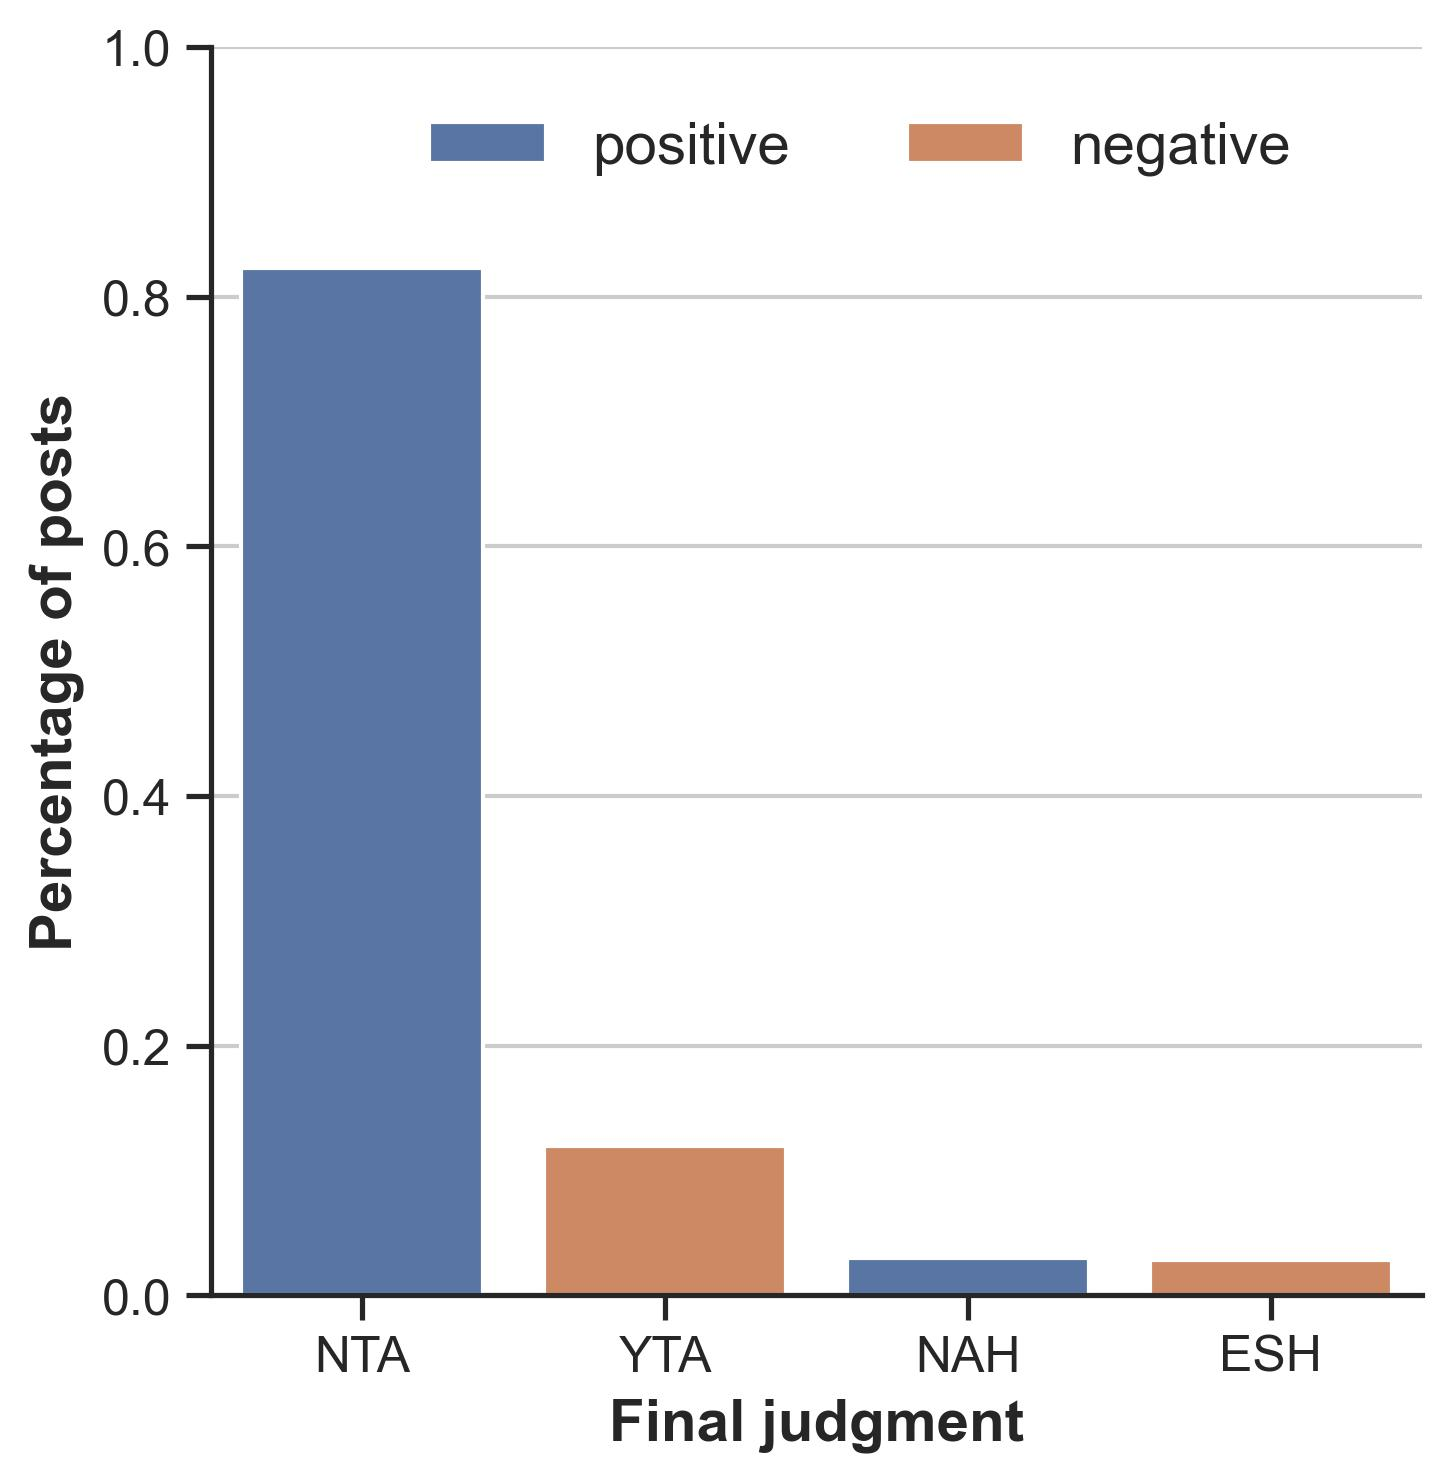

Source code (Python):
import pandas as pd

import matplotlib.pyplot as plt
import matplotlib.ticker as ticker
import seaborn as sns

DATA_INPUT_FILE = './fig1b_data.csv'
FIG_OUTPUT_FILE = './fig1b.jpeg'


def main():
    df = pd.read_csv(DATA_INPUT_FILE)

    plt.figure(figsize=(6, 6))
    sns.set_theme(style='ticks', palette='deep')
    g = sns.catplot(
            data=df,
            x='final_judg',
            y='proportion',
            hue='stance',
            kind='bar')

    sns.move_legend(
            g,
            'upper center',
            bbox_to_anchor=[0.5, 0.95],
            ncol=2,
            fontsize=14,
            title=None,
            frameon=False)

    g.ax.tick_params(axis='both', labelsize=12)

    g.ax.set_ylim(0, 1)
    g.ax.yaxis.set_major_locator(ticker.MultipleLocator(0.2))

    g.ax.yaxis.grid(True, 'major', linewidth=1)

    g.ax.set_xlabel('Final judgment', fontsize=14, fontweight='bold')
    g.ax.set_ylabel('Percentage of posts', fontsize=14, fontweight='bold')

    plt.savefig(FIG_OUTPUT_FILE, dpi=300, bbox_inches='tight')


if __name__ == '__main__':
    main()
